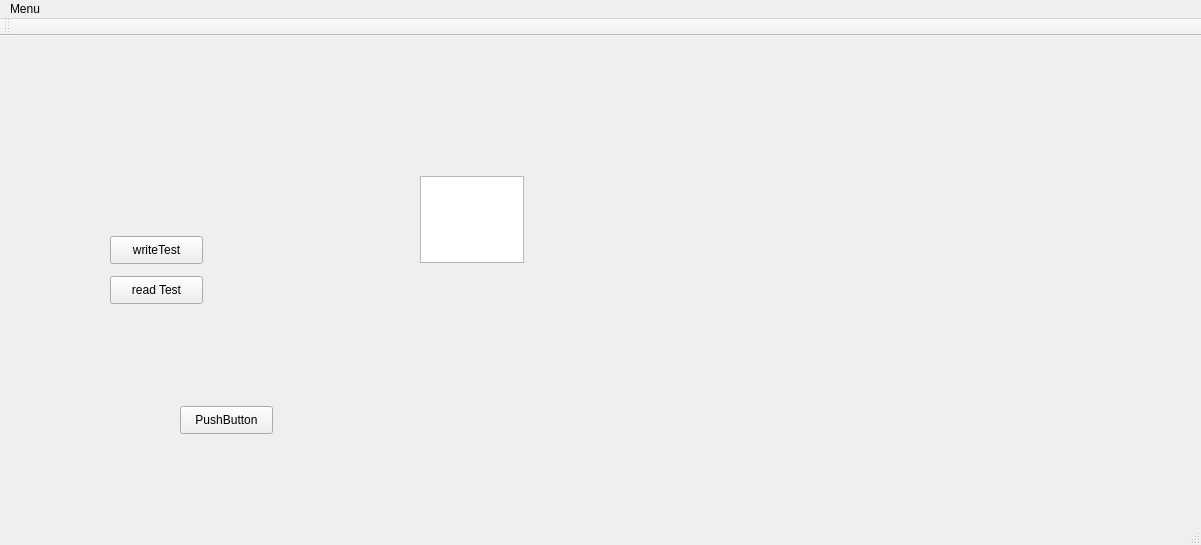
<?xml version="1.0" encoding="UTF-8"?>
<ui version="4.0">
 <class>MainWindow</class>
 <widget class="QMainWindow" name="MainWindow">
  <property name="windowModality">
   <enum>Qt::NonModal</enum>
  </property>
  <property name="enabled">
   <bool>true</bool>
  </property>
  <property name="geometry">
   <rect>
    <x>0</x>
    <y>0</y>
    <width>1201</width>
    <height>545</height>
   </rect>
  </property>
  <property name="windowTitle">
   <string>SkiSky</string>
  </property>
  <widget class="QWidget" name="centralWidget">
   <widget class="QPushButton" name="button">
    <property name="geometry">
     <rect>
      <x>550</x>
      <y>300</y>
      <width>41</width>
      <height>41</height>
     </rect>
    </property>
    <property name="styleSheet">
     <string notr="true">#button
{
background-color: transparent; 
border-image: url(:/zasoby/images/s5.png); 
background: none; 
border: none; 
background-repeat: none;
}
</string>
    </property>
    <property name="text">
     <string/>
    </property>
    <property name="iconSize">
     <size>
      <width>40</width>
      <height>42</height>
     </size>
    </property>
   </widget>
   <widget class="QLabel" name="label_bg_pure">
    <property name="geometry">
     <rect>
      <x>0</x>
      <y>0</y>
      <width>1200</width>
      <height>480</height>
     </rect>
    </property>
    <property name="text">
     <string/>
    </property>
   </widget>
   <widget class="QPushButton" name="pushButton">
    <property name="geometry">
     <rect>
      <x>110</x>
      <y>200</y>
      <width>93</width>
      <height>28</height>
     </rect>
    </property>
    <property name="text">
     <string>writeTest</string>
    </property>
   </widget>
   <widget class="QPlainTextEdit" name="plainTextEdit">
    <property name="geometry">
     <rect>
      <x>420</x>
      <y>140</y>
      <width>104</width>
      <height>87</height>
     </rect>
    </property>
   </widget>
   <widget class="QPushButton" name="pushButton_2">
    <property name="geometry">
     <rect>
      <x>110</x>
      <y>240</y>
      <width>93</width>
      <height>28</height>
     </rect>
    </property>
    <property name="text">
     <string>read Test</string>
    </property>
   </widget>
   <widget class="QPushButton" name="pushButton_3">
    <property name="geometry">
     <rect>
      <x>180</x>
      <y>370</y>
      <width>93</width>
      <height>28</height>
     </rect>
    </property>
    <property name="text">
     <string>PushButton</string>
    </property>
   </widget>
   <widget class="QLabel" name="weath01">
    <property name="geometry">
     <rect>
      <x>490</x>
      <y>330</y>
      <width>41</width>
      <height>41</height>
     </rect>
    </property>
    <property name="text">
     <string/>
    </property>
   </widget>
   <zorder>label_bg_pure</zorder>
   <zorder>button</zorder>
   <zorder>pushButton</zorder>
   <zorder>plainTextEdit</zorder>
   <zorder>pushButton_2</zorder>
   <zorder>pushButton_3</zorder>
   <zorder>weath01</zorder>
  </widget>
  <widget class="QToolBar" name="mainToolBar">
   <attribute name="toolBarArea">
    <enum>TopToolBarArea</enum>
   </attribute>
   <attribute name="toolBarBreak">
    <bool>false</bool>
   </attribute>
  </widget>
  <widget class="QStatusBar" name="statusBar"/>
  <widget class="QMenuBar" name="menuBar">
   <property name="geometry">
    <rect>
     <x>0</x>
     <y>0</y>
     <width>1201</width>
     <height>26</height>
    </rect>
   </property>
   <widget class="QMenu" name="menuMenu">
    <property name="title">
     <string>Menu</string>
    </property>
    <addaction name="actionWybierz_Szczyt"/>
    <addaction name="actionAktualizuj_dane"/>
    <addaction name="actionPrze_cz_widok_mapy"/>
   </widget>
   <addaction name="menuMenu"/>
  </widget>
  <action name="actionMenu">
   <property name="text">
    <string>Menu</string>
   </property>
  </action>
  <action name="actionWybierz_Szczyt">
   <property name="text">
    <string>Wybierz Szczyt</string>
   </property>
  </action>
  <action name="actionAktualizuj_dane">
   <property name="text">
    <string>Aktualizuj dane</string>
   </property>
  </action>
  <action name="actionPrze_cz_widok_mapy">
   <property name="text">
    <string>Przełącz widok mapy</string>
   </property>
  </action>
 </widget>
 <layoutdefault spacing="6" margin="11"/>
 <resources/>
 <connections/>
</ui>
